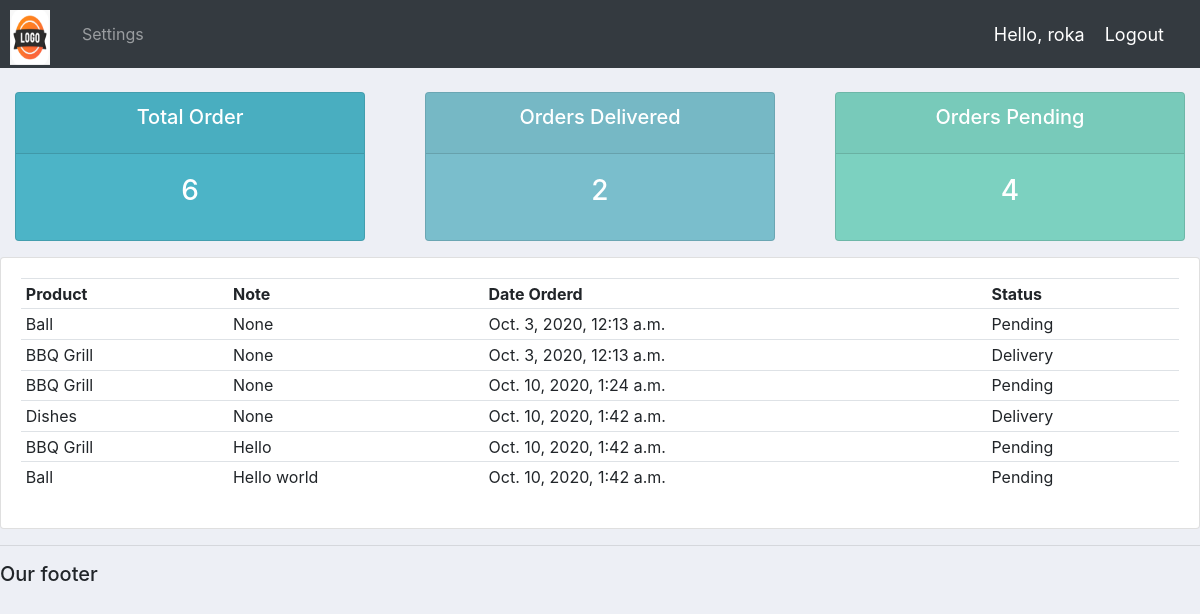
Screenshot of /user/ (signed in) with the database file from the repository.
### accounts/models.py (models this page shows)
class Order(models.Model):
	STATUS=(
		('Pending','Pending'),
		('Out for delivery','Out for delivery'),
		('Delivery','Delivery'),
		)
	customer=models.ForeignKey(Customer,null=True,on_delete=models.SET_NULL)
	Product=models.ForeignKey(Product,null=True,on_delete=models.SET_NULL)
	data_created=models.DateTimeField(auto_now_add=True)
	status=models.CharField(max_length = 200, null=True, choices=STATUS)
	note=models.CharField(max_length = 1000, null=True)
	def __str__(self):
		return self.Product.name

class Product(models.Model):
	CATEGORY=(
		('Indoor','Indoor'),
		('Out Door','Out Door'),
		)
	name=models.CharField(max_length = 200,null=True)
	price=models.FloatField(null=True)
	category=models.CharField(max_length = 200,null=True,choices=CATEGORY)
	description=models.CharField(max_length = 200,null=True,blank=True)
	data_created=models.DateTimeField(auto_now_add=True)
	tags=models.ManyToManyField(Tag)
	def __str__(self):
		return self.name

### accounts/decorators.py (the view)
		def wrapper_func(request, *args, **kwargs):
			group = None
			if request.user.groups.exists():
				group = request.user.groups.all()[0].name
			if group in allowed_roles:
				return view_func(request, *args, **kwargs)
			else:
				return HttpResponse('You are not authorized to view this page')

### accounts/views.py (called while the page is built)
@login_required(login_url='login')
@allowed_users(allowed_roles=['customer'])
def userPage(request):
	orders = request.user.customer.order_set.all()
	total_orders = orders.count()
	delivered = orders.filter(status='Delivery').count()
	pending = orders.filter(status='Pending').count()
	print('ORDERS:', orders)
	context = {'orders':orders, 'total_orders':total_orders,
	'delivered':delivered,'pending':pending}
	return render(request, 'accounts/user.html', context)

### accounts/templates/accounts/user.html
{%  extends 'accounts/main.html' %}
{% block content %}
{%  include 'accounts/status.html' %}
<div class="row">
	<div class="col-md">
		<div class="card card-body">
			<table class="table table-sm">
				<tr>
					<th>Product</th>
					<th>Note</th>
					<th>Date Orderd</th>
					<th>Status</th>
				</tr>
				{% for order in orders %}
				<tr>
					<td>{{order.Product}}</td>
					<td>{{order.note}}</td>
					<td>{{order.data_created}}</td>
					<td>{{order.status}}</td>
				</tr>
				{% endfor %}
			</table>
		</div>
	</div>
</div>
{% endblock content %}

### accounts/templates/accounts/navbar.html (shortened to what this page needs)
{% load static %}
<nav class="navbar navbar-expand-lg navbar-dark bg-dark">
    <a class="navbar-brand" href="#">
<img src="{% static 'images/logo.png' %} " id="logo"> <pre>    </pre>
</a>
  <div class="collapse navbar-collapse" id="navbarNav">
    <ul class="navbar-nav">
      {% if request.user.is_staff %}
      <li class="nav-item active">
        <a class="nav-link" href="{% url 'home'%}">Dashboard</a>
      </li>
      <li class="nav-item">
        <a class="nav-link" href="{% url 'products'%}">Products</a>
      </li>
    {% else %}
      <li class="nav-item">
        <a class="nav-link" href="{% url 'account'%}">Settings</a>
      </li>
    {% endif %}
    </ul>
  </div>
   <span class="hello-msg">Hello, {{request.user}}</span>
  <span ><a  class="hello-msg" href="{% url 'logout' %}">Logout</a></span>
</nav>

### static/css/main.css (style rules this page uses)
#logo { width: 40px; height: 55px; position: fixed; top: 10px; left: 10px; z-index: 1000; }
body { background-color: #edeff5; }

### accounts/templates/accounts/navbar.html (style rules this page uses)
.hello-msg { font-size: 18px; color: #fff; margin-right: 20px; }

### rows the page displays
Order: Product "Ball", note "None", data_created "Oct. 3, 2020, 12:13 a.m.", status "Pending"
Order: Product "BBQ Grill", note "None", data_created "Oct. 3, 2020, 12:13 a.m.", status "Delivery"
Order: Product "BBQ Grill", note "None", data_created "Oct. 10, 2020, 1:24 a.m.", status "Pending"
Order: Product "Dishes", note "None", data_created "Oct. 10, 2020, 1:42 a.m.", status "Delivery"
Order: Product "BBQ Grill", note "Hello", data_created "Oct. 10, 2020, 1:42 a.m.", status "Pending"
Order: Product "Ball", note "Hello world", data_created "Oct. 10, 2020, 1:42 a.m.", status "Pending"

### other values shown
{{ request.user }} "roka"
{{ total_orders }} "6"
{{ delivered }} "2"
{{ pending }} "4"
